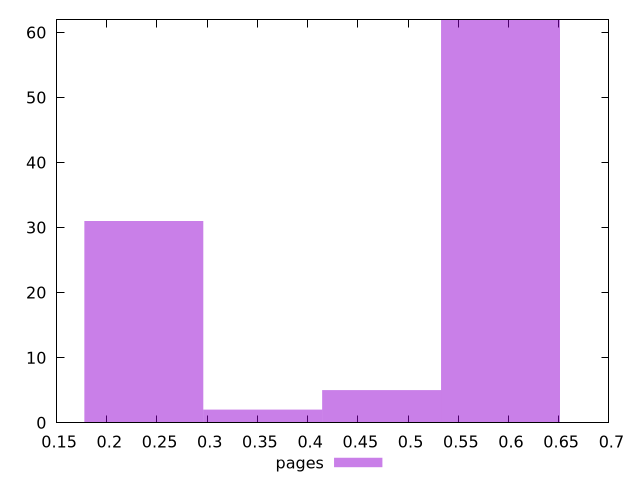

Generate this figure with gnuplot:
$_pages <<EOF
0.3552512786895111 2
0.2368341857930074 31
0.5920854644825185 62
0.4736683715860148 5
EOF
set key outside below
set terminal pngcairo
set output "report_00006_2020-11-02T20-21-41.718Z/cumulative-layout-shift/pages//raw_hist.png"
set yrange [0:62]
set boxwidth 0.1184170928965037
set style fill transparent solid 0.5 noborder
plot $_pages title "pages" with boxes ,
